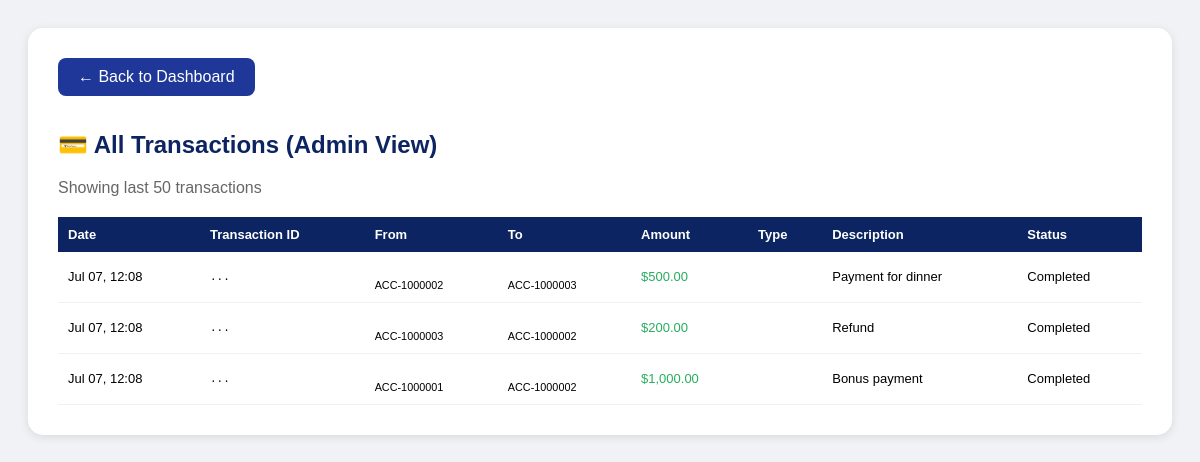
Page /bankapp/admin_transactions.php (signed in) on the committed database.
### tables this page shows
CREATE TABLE IF NOT EXISTS transactions (
    id INT AUTO_INCREMENT PRIMARY KEY,
    from_account VARCHAR(20),
    to_account VARCHAR(20),
    amount DECIMAL(15,2),
    description TEXT,
    status ENUM('pending','completed','failed') DEFAULT 'completed',
    created_at TIMESTAMP DEFAULT CURRENT_TIMESTAMP
);

### bankapp/admin_transactions.php (the view, shortened to what this page needs)
<?php
include 'config.php';
$stmt = $pdo->query("SELECT * FROM transactions ORDER BY created_at DESC LIMIT 50");
$txns = $stmt->fetchAll(PDO::FETCH_ASSOC);
?>
<!DOCTYPE html>
<html>
<head><title>All Transactions - Admin</title>
</head>
<body>
    <div class="card">
        <a href="dashboard.php">← Back to Dashboard</a>
        <h2>💳 All Transactions (Admin View)</h2>
        <p style="color:#666;margin-bottom:20px;">Showing last 50 transactions</p>
        <table>
            <tr>
                <th>Date</th>
                <th>Transaction ID</th>
                <th>From</th>
                <th>To</th>
                <th>Amount</th>
                <th>Type</th>
                <th>Description</th>
                <th>Status</th>
            </tr>
            <?php foreach ($txns as $t): ?>
            <tr>
                <td><?php echo date('M d, H:i', strtotime($t['created_at'])); ?></td>
                <td style="font-family:monospace;font-size:11px;"><?php echo substr($t['txn_id'], 0, 12); ?>...</td>
                <td><?php echo $t['from_name']; ?><br><small><?php echo $t['from_account']; ?></small></td>
                <td><?php echo $t['to_name']; ?><br><small><?php echo $t['to_account']; ?></small></td>
                <td class="credit">$<?php echo number_format($t['amount'], 2); ?></td>
                <td><?php echo ucfirst($t['type']); ?></td>
                <td><?php echo $t['description']; ?></td>
                <td><?php echo ucfirst($t['status']); ?></td>
            </tr>
            <?php endforeach; ?>
        </table>
    </div>
</body>
</html>

### bankapp/admin_transactions.php (style rules this page uses)
body { font-family: Arial; background: #f0f2f5; padding: 20px; }
.card { background: white; border-radius: 15px; padding: 30px; max-width: 1200px; margin: 0 auto; box-shadow: 0 2px 10px rgba(0,0,0,0.1); }
h2 { color: #0c2461; }
table { width: 100%; border-collapse: collapse; margin-top: 20px; font-size: 13px; }
th { background: #0c2461; color: white; padding: 10px; text-align: left; }
td { padding: 10px; border-bottom: 1px solid #f0f0f0; }
a { display: inline-block; margin-bottom: 15px; padding: 10px 20px; background: #1e3799; color: white; text-decoration: none; border-radius: 8px; }
.credit { color: #27ae60; }

### rows in the picture
transactions: created_at "Jul 07, 12:08", from_account "ACC-1000002", to_account "ACC-1000003", amount "500.00", description "Payment for dinner", status "Completed"
transactions: created_at "Jul 07, 12:08", from_account "ACC-1000003", to_account "ACC-1000002", amount "200.00", description "Refund", status "Completed"
transactions: created_at "Jul 07, 12:08", from_account "ACC-1000001", to_account "ACC-1000002", amount "1,000.00", description "Bonus payment", status "Completed"
